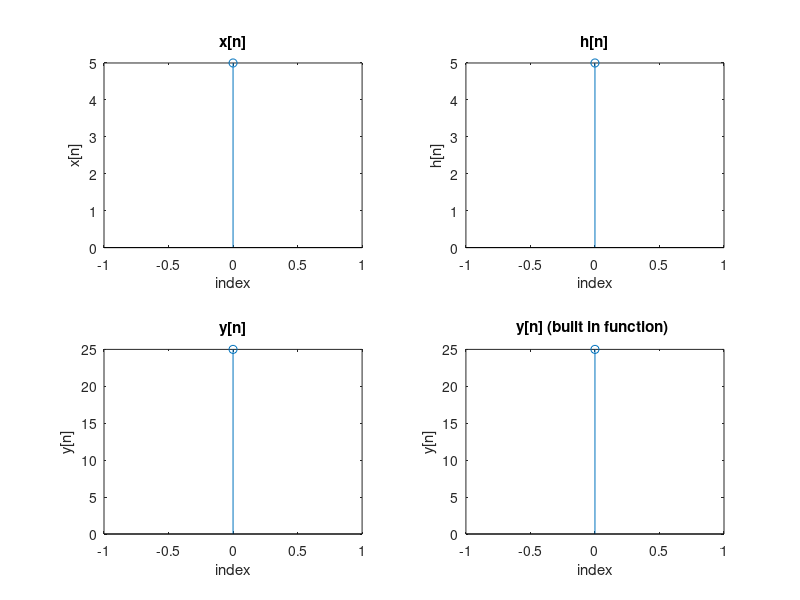

Write the MATLAB code that produced this figure.
x=input("Enter x[n]:"); 
h=input("Enter h[n]:");
N=max(length(x), length(h));
X=[x,zeros(1,N-length(x))];
H=[h,zeros(1, N-length(h))];
H_new = [H(1),flip(H(2:N),2)];
y = zeros(1,N);
for i=1:N
    y(i) = sum(X.*circshift(H_new, i-1));
end
subplot(221)
stem(0:length(x)-1,x);
xlabel("index");
ylabel("x[n]");
title("x[n]");
subplot(222);
stem(0:length(h)-1,h);
xlabel("index");
ylabel("h[n]");
title("h[n]");
subplot(223);
stem(0:length(y)-1,y);
xlabel("index");
ylabel("y[n]");
title("y[n]");
subplot(224);
stem(0:length(y)-1,cconv(x,h,N));
xlabel("index");
ylabel("y[n]");
title("y[n] (built in function) ");